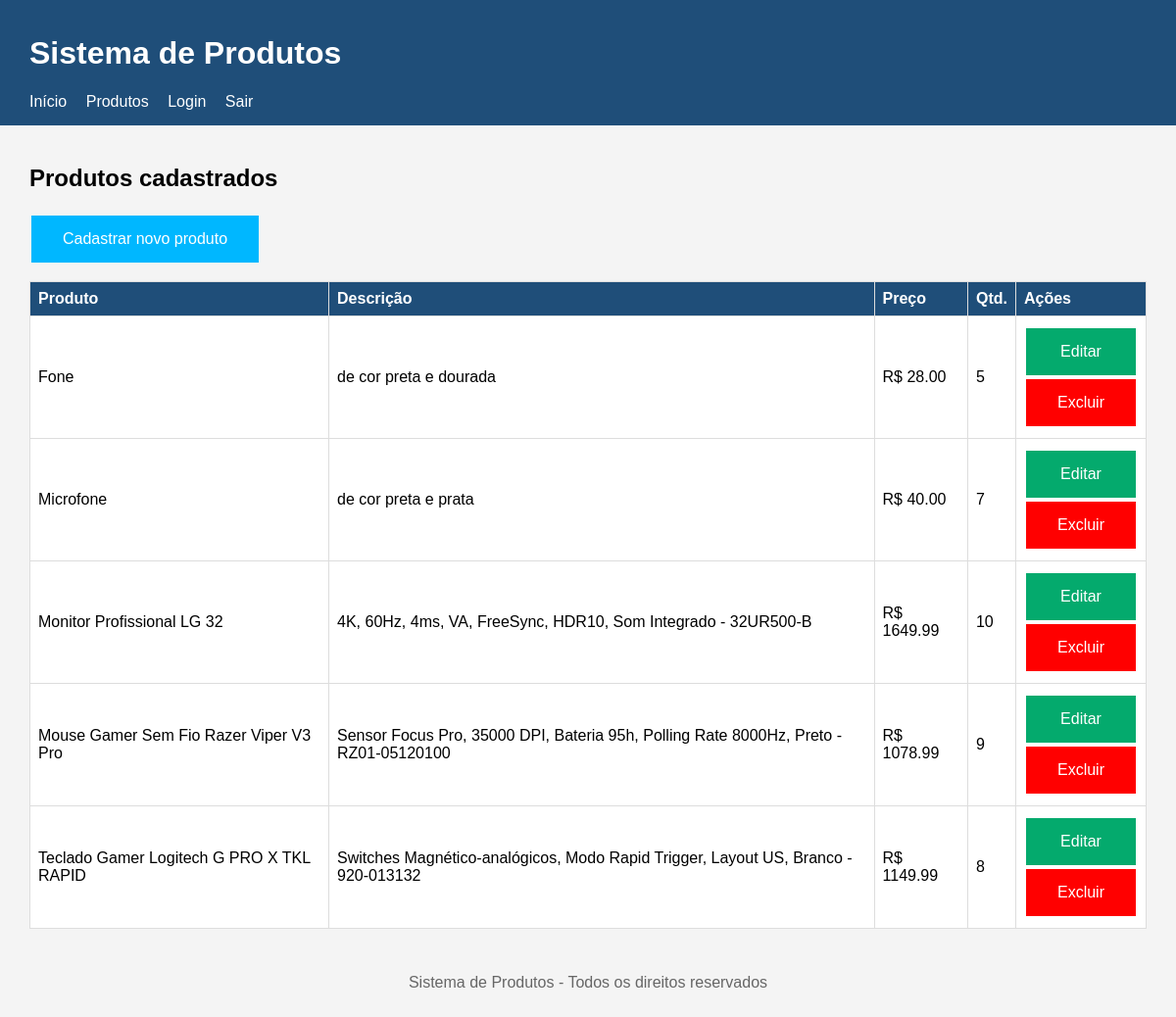
Page /produtos/listar.php (signed in) on the committed database.
### tables this page shows
CREATE TABLE `produtos` (
  `id` int(11) NOT NULL,
  `nome` varchar(100) NOT NULL,
  `descricao` varchar(255) NOT NULL,
  `preco` decimal(10,2) NOT NULL,
  `quantidade` int(11) NOT NULL
);

### produtos/listar.php (the view, shortened to what this page needs)
<?php
    require __DIR__ . '/../conexao.php';
    $sql = "SELECT * FROM produtos";
    $resultado = mysqli_query($conexao, $sql);
?>
<?php require __DIR__ . '/../cabecalho.php'; ?>
<main>
    <h2>Produtos cadastrados</h2>
        <a class="button_pc" href="cadastrar.php">Cadastrar novo produto</a>
 <table>
    <tr>
        <th>Produto</th>
        <th>Descrição</th>
        <th>Preço</th>
        <th>Qtd.</th>
        <th>Ações</th>
    </tr>
 <?php while ($produto = mysqli_fetch_assoc($resultado)) { ?>
    <tr>
        <td><?php echo $produto['nome']; ?></td>
        <td><?php echo $produto['descricao']; ?></td>
        <td>R$ <?php echo $produto['preco']; ?></td>
        <td><?php echo $produto['quantidade']; ?></td>
        <td>
            <a class="button_a" href="atualizar.php?id=<?php echo $produto['id'];
                ?>">Editar</a>
            <a class="button_e" href="excluir.php?id=<?php echo $produto['id'];
                ?>">Excluir</a>
        </td>
 </tr>
    <?php } ?>
    </table>
</main>
<?php require __DIR__ . '/../rodape.php'; ?>

### cabecalho.php (shortened to what this page needs)
<?php
$base_url = '/projeto_php/';
?>
<!DOCTYPE html>
<html lang="pt-br">
<head>
    <link rel="stylesheet" href="<?php echo $base_url; ?>css/style.css">
</head>
<body>
    <header>
        <h1>Sistema de Produtos</h1>
            <nav>
                <a href="<?php echo $base_url; ?>index.php">Início</a>
                <a href="<?php echo $base_url; ?>produtos/listar.php">Produtos</a>
                <a href="<?php echo $base_url; ?>login.php">Login</a>
                <a href="<?php echo $base_url; ?>logout.php">Sair</a>
            </nav>
    </header>

### rodape.php
    <footer>
        <p>Sistema de Produtos - Todos os direitos reservados</p>
    </footer>
</body>
</html>

### css/style.css (style rules this page uses)
body { font-family: Arial, sans-serif; margin: 0; background-color: #f4f4f4; }
header { background-color: #1f4e79; color: white; padding: 15px 30px; }
header nav a { color: white; margin-right: 15px; text-decoration: none; }
main { padding: 20px 30px; }
footer { text-align: center; padding: 10px; color: #666; }
table { width: 100%; border-collapse: collapse; background-color: white; margin-top: 15px; }
table th, table td { border: 1px solid #ddd; padding: 8px; text-align: left; }
table th { background-color: #1f4e79; color: white; }
.button_e { background-color: #ff0000; border: none; color: white; padding: 15px 32px; text-align: center; text-decoration: none; display: inline-block; font-size: 16px; margin: 4px 2px; cursor: pointer; display: flex; justify-content: center; align-items: center; }
.button_pc { background-color: #00b7ff; border: none; color: white; padding: 15px 32px; text-align: center; text-decoration: none; display: inline-block; font-size: 16px; margin: 4px 2px; cursor: pointer; justify-content: center; }
.button_a { background-color: #04AA6D; border: none; color: white; padding: 15px 32px; text-align: center; text-decoration: none; display: inline-block; font-size: 16px; margin: 4px 2px; cursor: pointer; display: flex; justify-content: center; align-items: center; }

### rows in the picture
produtos: nome "Fone", descricao "de cor preta e dourada", preco "28.00", quantidade "5"
produtos: nome "Microfone", descricao "de cor preta e prata", preco "40.00", quantidade "7"
produtos: nome "Monitor Profissional LG 32", descricao "4K, 60Hz, 4ms, VA, FreeSync, HDR10, Som Integrado - 32UR500-B", preco "1649.99", quantidade "10"
produtos: nome "Mouse Gamer Sem Fio Razer Viper V3 Pro", descricao "Sensor Focus Pro, 35000 DPI, Bateria 95h, Polling Rate 8000Hz, Preto - RZ01-05120100", preco "1078.99", quantidade "9"
produtos: nome "Teclado Gamer Logitech G PRO X TKL RAPID", descricao "Switches Magnético-analógicos, Modo Rapid Trigger, Layout US, Branco - 920-013132", preco "1149.99", quantidade "8"
